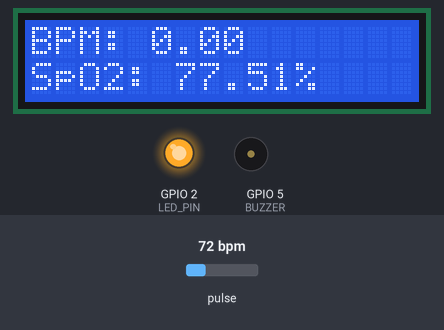
The sketch below on a simulated ESP32. Shown: 16×2 character LCD, output pins drawn as LEDs (lit = HIGH), buzzer (waves = sounding, pin HIGH). The test bench sets the inputs (shaded band); at power-on: pulse 72 bpm.

Above: at 3.2 s.
3.3 s: pulse set to 42 bpm
At 5.6 s:
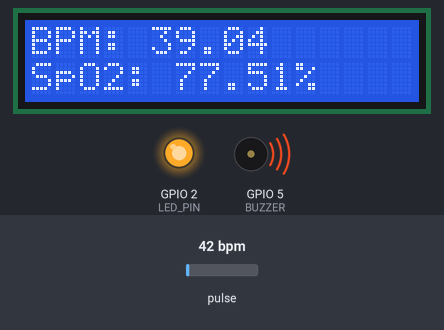
6.3 s: pulse set to 100 bpm
At 8.0 s:
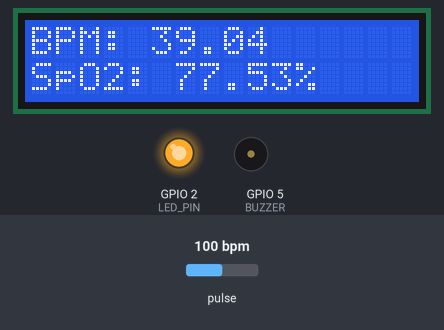
Timing chart, 0 to 14.7 s (numbered marks = the images above; inputs shaded):
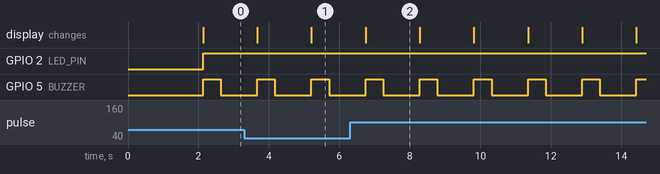

The sketch:

ESP32MAX30102HRVLCDI2C.ino
```cpp
#include <Wire.h>
#include <LiquidCrystal_I2C.h>
#include "MAX30105.h"
#include "heartRate.h"

MAX30105 sensor;
LiquidCrystal_I2C lcd(0x27, 16, 2);  // Ubah alamat I2C jika perlu

#define BUZZER 5
#define LED_PIN 2
#define MAX_HISTORY 10  // Menyimpan 10 RR-Interval terakhir

long rrIntervals[MAX_HISTORY];
int rrIndex = 0;
unsigned long lastBeatTime = 0;
float spo2 = 0.0, bpm = 0.0;

void setup() {
    Serial.begin(115200);
    Wire.begin();

    pinMode(BUZZER, OUTPUT);
    pinMode(LED_PIN, OUTPUT);

    // Inisialisasi LCD
    lcd.init();
    lcd.backlight();
    lcd.setCursor(0, 0);
    lcd.print("Initializing...");

    // Inisialisasi MAX30102
    if (!sensor.begin(Wire, I2C_SPEED_STANDARD)) {
        Serial.println("Sensor MAX30102 tidak terdeteksi!");
        lcd.clear();
        lcd.print("Sensor Error!");
        while (1);
    }

    sensor.setup();
    sensor.setPulseAmplitudeRed(0x0A);
    sensor.setPulseAmplitudeIR(0x0A);

    lcd.clear();
    lcd.print("HRV & SpO2 Ready");
    delay(2000);
}

void loop() {
    long irValue = sensor.getIR();
    long redValue = sensor.getRed();

    if (checkForBeat(irValue)) {  // Deteksi detak jantung
        unsigned long now = millis();
        if (lastBeatTime > 0) {
            long rrInterval = now - lastBeatTime;
            bpm = 60000.0 / rrInterval;  // Hitung BPM
            rrIntervals[rrIndex] = rrInterval;
            rrIndex = (rrIndex + 1) % MAX_HISTORY;

            if (rrIndex == 0) {
                float sdnn = calculateSDNN(rrIntervals, MAX_HISTORY);
                float rmssd = calculateRMSSD(rrIntervals, MAX_HISTORY);
                Serial.print("SDNN: "); Serial.println(sdnn);
                Serial.print("RMSSD: "); Serial.println(rmssd);
            }
        }
        lastBeatTime = now;
    }

    // Hitung SpO2 (dummy perhitungan)
    spo2 = calculateSpO2(irValue, redValue);

    // Tampilan di LCD
    lcd.clear();
    lcd.setCursor(0, 0);
    lcd.print("BPM: "); lcd.print(bpm);
    lcd.setCursor(0, 1);
    lcd.print("SpO2: "); lcd.print(spo2); lcd.print("%");

    // Alarm jika BPM rendah atau tinggi
    if (bpm < 50 || bpm > 120) {
        digitalWrite(LED_PIN, HIGH);
    } else {
        digitalWrite(LED_PIN, LOW);
    }

    // Buzzer jika SpO2 di bawah 90%
    if (spo2 < 90) {
        digitalWrite(BUZZER, HIGH);
        delay(500);
        digitalWrite(BUZZER, LOW);
    }

    delay(1000);
}

// Fungsi perhitungan SpO2 (dummy, butuh algoritma lebih akurat)
float calculateSpO2(long ir, long red) {
    if (red == 0) return 0;  // Hindari pembagian dengan nol
    return 100.0 - ((float)red / ir * 25.0);  // Estimasi sederhana
}

// Fungsi menghitung SDNN (Standar Deviasi RR-Interval)
float calculateSDNN(long *rr, int size) {
    float mean = 0, sum = 0;
    for (int i = 0; i < size; i++) mean += rr[i];
    mean /= size;

    for (int i = 0; i < size; i++) sum += pow(rr[i] - mean, 2);
    return sqrt(sum / size);
}

// Fungsi menghitung RMSSD (Variasi RR-Interval)
float calculateRMSSD(long *rr, int size) {
    float sum = 0;
    for (int i = 1; i < size; i++) {
        sum += pow(rr[i] - rr[i - 1], 2);
    }
    return sqrt(sum / (size - 1));
}
```

Measured:
- by itself, GPIO 5 (BUZZER): alternates HIGH for 0.50 s and LOW for 1.0 s
- what the display in image 2 shows lasts 1.6 s, from 6.7 s to 8.3 s
